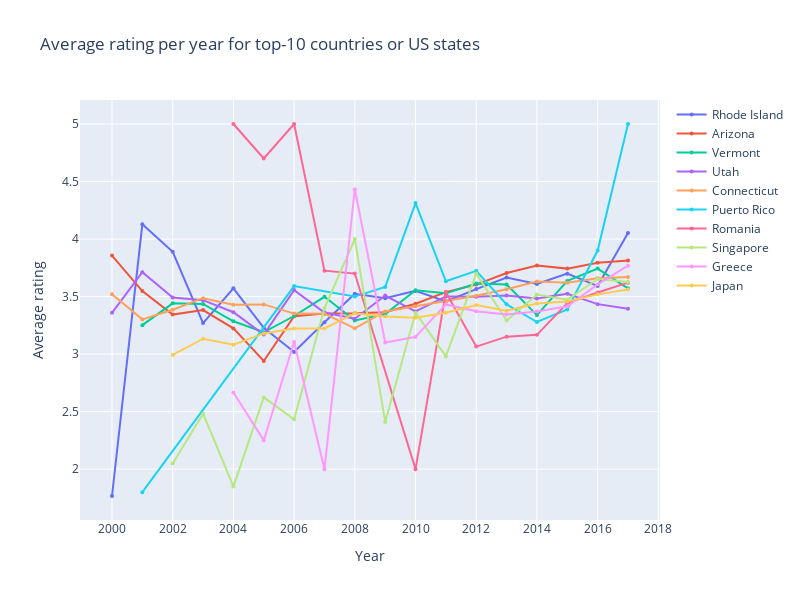

The notebook cell saved with this chart:
### Code cell
plots_values_over_time(obj_combined, 'year', 'rating', 'Year', 'Average rating', 'Average rating per year for top-10 countries or US states')

### Figure 1 — Plotly figure (JSON) as saved in the notebook; plotly's stock layout.template omitted (floating-point values rounded to 4 significant figures)
{"data": [{"marker": {"size": 4}, "mode": "lines+markers", "name": "Rhode Island", "type": "scatter", "x": [2000, 2001, 2002, 2003, 2004, 2005, 2006, 2007, 2008, 2009, 2010, 2011, 2012, 2013, 2014, 2015, 2016, 2017], "y": [1.767, 4.129, 3.89, 3.27, 3.572, 3.229, 3.018, 3.277, 3.525, 3.486, 3.549, 3.457, 3.565, 3.666, 3.609, 3.699, 3.591, 4.052]}, {"marker": {"size": 4}, "mode": "lines+markers", "name": "Arizona", "type": "scatter", "x": [2000, 2001, 2002, 2003, 2004, 2005, 2006, 2007, 2008, 2009, 2010, 2011, 2012, 2013, 2014, 2015, 2016, 2017], "y": [3.856, 3.548, 3.343, 3.383, 3.223, 2.94, 3.328, 3.352, 3.354, 3.363, 3.437, 3.539, 3.604, 3.705, 3.769, 3.743, 3.793, 3.814]}, {"marker": {"size": 4}, "mode": "lines+markers", "name": "Vermont", "type": "scatter", "x": [2001, 2002, 2003, 2004, 2005, 2006, 2007, 2008, 2009, 2010, 2011, 2012, 2013, 2014, 2015, 2016, 2017], "y": [3.252, 3.441, 3.436, 3.285, 3.19, 3.331, 3.498, 3.292, 3.347, 3.555, 3.528, 3.613, 3.606, 3.339, 3.636, 3.743, 3.571]}, {"marker": {"size": 4}, "mode": "lines+markers", "name": "Utah", "type": "scatter", "x": [2000, 2001, 2002, 2003, 2004, 2005, 2006, 2007, 2008, 2009, 2010, 2011, 2012, 2013, 2014, 2015, 2016, 2017], "y": [3.359, 3.712, 3.492, 3.469, 3.364, 3.17, 3.556, 3.361, 3.307, 3.509, 3.371, 3.501, 3.498, 3.509, 3.483, 3.525, 3.434, 3.393]}, {"marker": {"size": 4}, "mode": "lines+markers", "name": "Connecticut", "type": "scatter", "x": [2000, 2001, 2002, 2003, 2004, 2005, 2006, 2007, 2008, 2009, 2010, 2011, 2012, 2013, 2014, 2015, 2016, 2017], "y": [3.52, 3.302, 3.386, 3.486, 3.428, 3.432, 3.352, 3.351, 3.224, 3.37, 3.416, 3.46, 3.507, 3.564, 3.63, 3.62, 3.66, 3.67]}, {"marker": {"size": 4}, "mode": "lines+markers", "name": "Puerto Rico", "type": "scatter", "x": [2001, 2006, 2008, 2009, 2010, 2011, 2012, 2013, 2014, 2015, 2016, 2017], "y": [1.8, 3.591, 3.5, 3.583, 4.312, 3.633, 3.724, 3.432, 3.279, 3.388, 3.9, 5]}, {"marker": {"size": 4}, "mode": "lines+markers", "name": "Romania", "type": "scatter", "x": [2004, 2005, 2006, 2007, 2008, 2010, 2011, 2012, 2013, 2014, 2015, 2016, 2017], "y": [5, 4.7, 5, 3.725, 3.7, 2, 3.538, 3.065, 3.152, 3.167, 3.443, 3.536, 3.621]}, {"marker": {"size": 4}, "mode": "lines+markers", "name": "Singapore", "type": "scatter", "x": [2002, 2003, 2004, 2005, 2006, 2007, 2008, 2009, 2010, 2011, 2012, 2013, 2014, 2015, 2016, 2017], "y": [2.05, 2.482, 1.85, 2.623, 2.433, 3.4, 4, 2.41, 3.36, 2.98, 3.7, 3.292, 3.517, 3.472, 3.653, 3.626]}, {"marker": {"size": 4}, "mode": "lines+markers", "name": "Greece", "type": "scatter", "x": [2004, 2005, 2006, 2007, 2008, 2009, 2010, 2011, 2012, 2013, 2014, 2015, 2016, 2017], "y": [2.667, 2.25, 3.106, 2, 4.433, 3.101, 3.15, 3.432, 3.372, 3.344, 3.371, 3.416, 3.606, 3.769]}, {"marker": {"size": 4}, "mode": "lines+markers", "name": "Japan", "type": "scatter", "x": [2002, 2003, 2004, 2005, 2006, 2007, 2008, 2009, 2010, 2011, 2012, 2013, 2014, 2015, 2016, 2017], "y": [2.993, 3.134, 3.082, 3.18, 3.222, 3.223, 3.355, 3.328, 3.316, 3.36, 3.427, 3.378, 3.439, 3.458, 3.519, 3.562]}], "layout": {"height": 600, "title": {"text": "Average rating per year for top-10 countries or US states"}, "width": 800, "xaxis": {"dtick": 2, "tick0": 2002, "tickmode": "linear", "title": {"text": "Year"}}, "yaxis": {"title": {"text": "Average rating"}}}}
